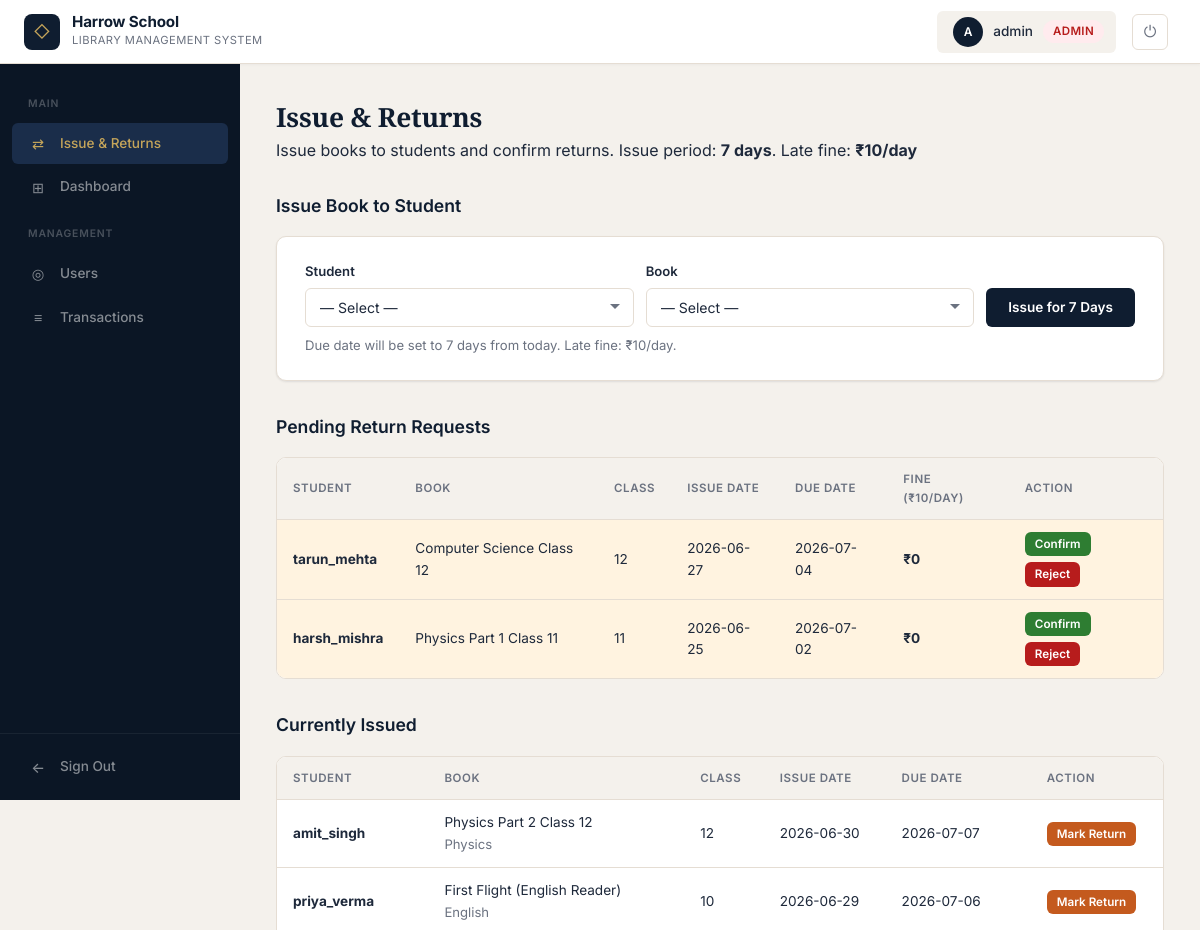
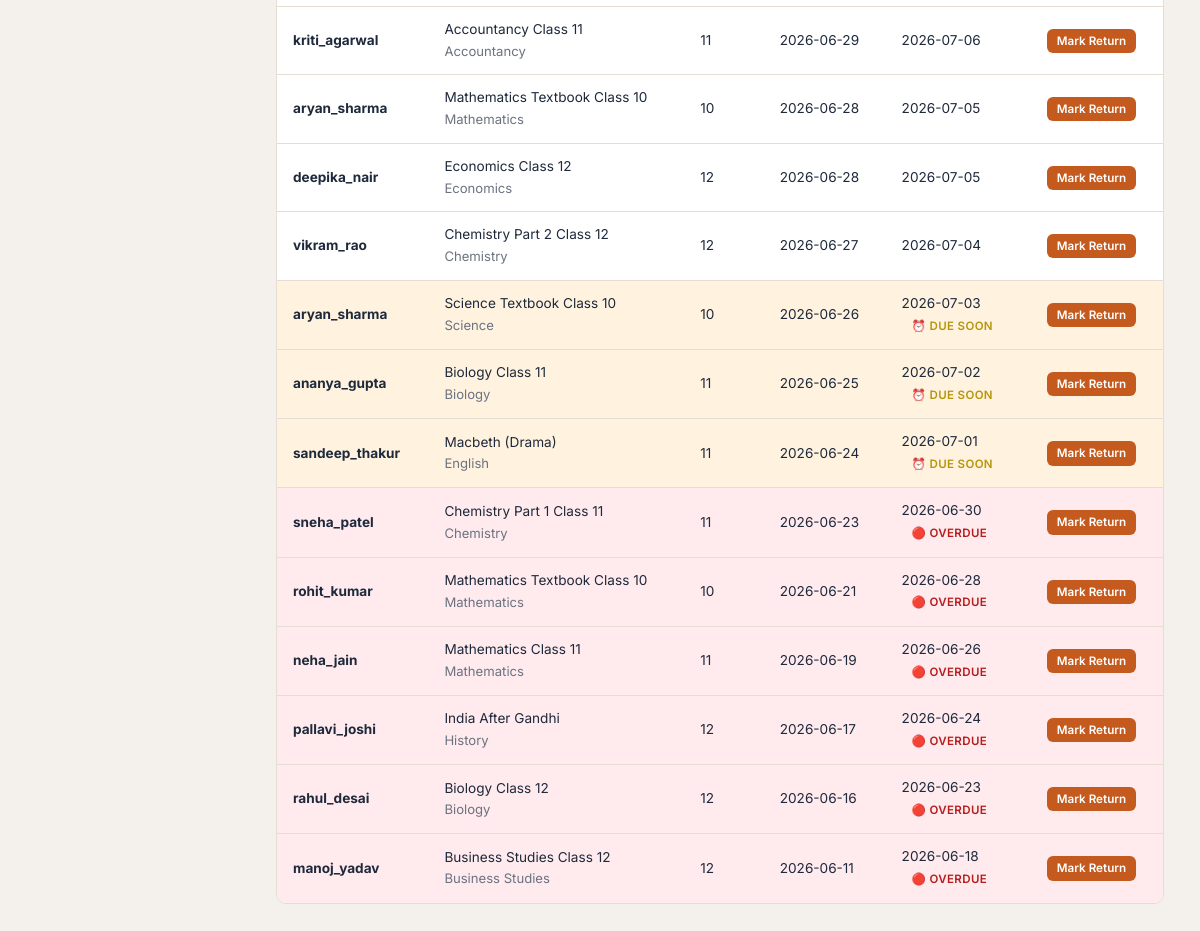
/manage-books (signed in), run on the app's committed database (2 pictures, top to bottom).
### tables this page shows
CREATE TABLE transactions (
        id INTEGER PRIMARY KEY AUTOINCREMENT,
        user_id INTEGER NOT NULL,
        book_id INTEGER NOT NULL,
        issue_date TEXT NOT NULL,
        return_date TEXT,
        due_date TEXT NOT NULL,
        fine INTEGER DEFAULT 0,
        status TEXT NOT NULL DEFAULT 'issued',
        FOREIGN KEY(user_id) REFERENCES users(id),
        FOREIGN KEY(book_id) REFERENCES books(id)
    );

CREATE TABLE users (
        id INTEGER PRIMARY KEY AUTOINCREMENT,
        username TEXT UNIQUE NOT NULL,
        password TEXT NOT NULL,
        role TEXT NOT NULL DEFAULT 'student',
        email TEXT,
        created_at TIMESTAMP DEFAULT CURRENT_TIMESTAMP
    );

CREATE TABLE books (
        id INTEGER PRIMARY KEY AUTOINCREMENT,
        title TEXT NOT NULL,
        author TEXT NOT NULL,
        isbn TEXT,
        subject TEXT DEFAULT 'General',
        class_level TEXT DEFAULT 'General',
        stream TEXT DEFAULT 'General',
        book_type TEXT DEFAULT 'Textbook',
        magazine_name TEXT,
        publisher TEXT,
        total_copies INTEGER DEFAULT 1,
        available_copies INTEGER DEFAULT 1,
        shelf_row TEXT,
        shelf_column TEXT,
        shelf_block TEXT,
        registered_date TEXT DEFAULT (date('now')),
        created_at TIMESTAMP DEFAULT CURRENT_TIMESTAMP
    );

### app.py (the view)
@app.route('/manage-books')
@login_required
@admin_required
def manage_books():
    db = get_db()
    students = db.execute(
        "SELECT id, username, email FROM users WHERE role='student' ORDER BY username"
    ).fetchall()
    available_books = db.execute("""
        SELECT id, title, author, subject, class_level, stream, book_type, available_copies
        FROM books WHERE available_copies > 0 ORDER BY title
    """).fetchall()
    issued_rows = db.execute("""
        SELECT t.id, u.username, b.title, t.issue_date, t.due_date, t.fine, t.status,
               b.subject, b.class_level
        FROM transactions t
        JOIN users u ON t.user_id = u.id
        JOIN books b ON t.book_id = b.id
        WHERE t.status IN ('issued', 'return_requested')
        ORDER BY t.issue_date DESC
    """).fetchall()
    db.close()
    today = datetime.now().date()
    issued_books = []
    for row in issued_rows:
        d = dict(row)
        if d['due_date']:
            due = datetime.strptime(d['due_date'], "%Y-%m-%d").date()
            d['is_overdue'] = today > due
            d['due_soon'] = not d['is_overdue'] and 0 <= (due - today).days <= 2
        else:
            d['is_overdue'] = False
            d['due_soon'] = False
        issued_books.append(d)
    return render_template('manage_books.html',
                         students=students,
                         available_books=available_books,
                         issued_books=issued_books)

### app.py (called while the page is built)
def get_db():
    db = sqlite3.connect("library.db")
    db.row_factory = sqlite3.Row
    db.execute("PRAGMA foreign_keys = ON")
    return db

def login_required(f):
    @wraps(f)
    def decorated_function(*args, **kwargs):
        if 'user_id' not in session:
            return redirect('/')
        return f(*args, **kwargs)
    return decorated_function

def admin_required(f):
    @wraps(f)
    def decorated_function(*args, **kwargs):
        if session.get('role') != 'admin':
            return redirect('/dashboard')
        return f(*args, **kwargs)
    return decorated_function

@app.context_processor
def inject_globals():
    return {
        'now': datetime.now().strftime("%Y-%m-%d"),
        'CLASS_LEVELS': CLASS_LEVELS,
        'STREAMS': STREAMS,
        'BOOK_TYPES': BOOK_TYPES,
        'SUBJECTS': SUBJECTS,
        'MAGAZINE_TYPES': MAGAZINE_TYPES,
        'SUBJECTS_BY_CLASS': SUBJECTS_BY_CLASS
    }

### templates/manage_books.html (shortened to what this page needs)
{% extends "layout.html" %}
{% block content %}
<div class="page-header">
  <div>
    <h1>Issue & Returns</h1>
    <p>Issue books to students and confirm returns. Issue period: <strong>7 days</strong>. Late fine: <strong>₹10/day</strong></p>
  </div>
</div>
<div class="section">
  <div class="section-header"><h2>Issue Book to Student</h2></div>
  <div class="card">
    <div style="display:grid;grid-template-columns:1fr 1fr auto;gap:12px;align-items:end;">
      <div class="form-group" style="margin-bottom:0;">
        <label for="student_select">Student</label>
        <select id="student_select" class="form-control">
          <option value="">— Select —</option>
        </select>
      </div>
      <div class="form-group" style="margin-bottom:0;">
        <label for="book_select">Book</label>
        <select id="book_select" class="form-control">
          <option value="">— Select —</option>
        </select>
      </div>
      <button class="btn btn-primary" onclick="issueBook()" style="white-space:nowrap;">Issue for 7 Days</button>
    </div>
    <p class="text-muted text-sm mt-2">Due date will be set to 7 days from today. Late fine: ₹10/day.</p>
  </div>
</div>
<div class="section">
  <div class="section-header"><h2>Pending Return Requests</h2></div>
  {% set pending = [] %}
  {% for txn in issued_books %}
    {% if txn.status == 'return_requested' %}
      {% set _ = pending.append(txn) %}
    {% endif %}
  {% endfor %}
  {% if pending %}
  <div class="table-wrap">
    <table>
      <thead>
        <tr><th>Student</th><th>Book</th><th>Class</th><th>Issue Date</th><th>Due Date</th><th>Fine (₹10/day)</th><th>Action</th></tr>
      </thead>
      <tbody>
        {% for txn in pending %}
        <tr style="background:var(--color-warning-bg);">
          <td><strong>{{ txn.username }}</strong></td>
          <td>{{ txn.title }}</td>
          <td>{{ txn.class_level or '—' }}</td>
          <td>{{ txn.issue_date }}</td>
          <td>{{ txn.due_date }}</td>
          <td><strong>₹{{ txn.fine }}</strong></td>
          <td class="actions-cell">
            <a href="/confirm-return/{{ txn.id }}" class="btn btn-success btn-xs" onclick="return confirm('Confirm return?')">Confirm</a>
            <a href="/reject-return/{{ txn.id }}" class="btn btn-danger btn-xs" onclick="return confirm('Reject request?')">Reject</a>
          </td>
        </tr>
        {% endfor %}
      </tbody>
    </table>
  </div>
  {% else %}
  <div class="empty-state"><p>No pending returns.</p></div>
  {% endif %}
</div>
<div class="section">
  <div class="section-header"><h2>Currently Issued</h2></div>
  {% set issued = [] %}
  {% for txn in issued_books %}
    {% if txn.status == 'issued' %}
      {% set _ = issued.append(txn) %}
    {% endif %}
  {% endfor %}
  {% if issued %}
  <div class="table-wrap">
    <table>
      <thead>
        <tr><th>Student</th><th>Book</th><th>Class</th><th>Issue Date</th><th>Due Date</th><th>Action</th></tr>
      </thead>
      <tbody>
        {% for txn in issued %}
        <tr style="{% if txn.is_overdue %}background:var(--color-danger-bg);{% elif txn.due_soon %}background:var(--color-warning-bg);{% endif %}">
          <td><strong>{{ txn.username }}</strong></td>
          <td>{{ txn.title }}<br><span class="text-muted text-sm">{{ txn.subject or '' }}</span></td>
          <td>{{ txn.class_level or '—' }}</td>
          <td>{{ txn.issue_date }}</td>
          <td>
            {{ txn.due_date }}
            {% if txn.is_overdue %}<br><span class="badge badge-issued" style="background:var(--color-danger-bg);color:var(--color-danger);">🔴 Overdue</span>{% endif %}
            {% if txn.due_soon %}<br><span class="badge badge-warning" style="background:var(--color-warning-bg);color:#b7950b;">⏰ Due soon</span>{% endif %}
          </td>
          <td>
            <a href="/return/{{ txn.id }}" class="btn btn-warning btn-xs" onclick="return confirm('Mark as return requested?')">Mark Return</a>
          </td>
        </tr>
        {% endfor %}
      </tbody>
    </table>
  </div>
  {% else %}
  <div class="empty-state"><p>No books currently issued.</p></div>
  {% endif %}
</div>
{% endblock %}

### static/style.css (style rules this page uses)
:root { --color-primary: #0F1D30; --color-primary-light: #1A3050; --color-accent: #C5A55A; --color-accent-hover: #B8943E; --color-accent-red: #8B1A2B; --color-bg: #F4F1EC; --color-surface: #FFFFFF; --color-sidebar: #0B1625; --color-sidebar-hover: #13213A; --color-sidebar-active: #1A2D4A; --color-header: #FFFFFF; --color-text: #1E293B; --color-text-secondary: #6B7280; --color-text-light: #9CA3AF; --color-border: #E5DDD3; --color-success: #2E7D32; --color-success-bg: #E8F5E9; --color-warning: #C45A1E; --color-warning-bg: #FFF3E0; --color-danger: #B71C1C; --color-danger-bg: #FFEBEE; --color-info: #1A56A8; --color-info-bg: #E3F0FF; --radius-sm: 6px; --radius-md: 10px; --radius-lg: 16px; --shadow-sm: 0 1px 2px rgba(15,29,48,0.06), 0 1px 3px rgba(15,29,48,0.04); --shadow-md: 0 4px 12px rgba(15,29,48,0.08); --shadow-lg: 0 12px 40px rgba(15,29,48,0.12); --shadow-xl: 0 20px 60px rgba(15,29,48,0.18); --transition: 200ms cubic-bezier(0.4, 0, 0.2, 1); --font-display: 'Playfair Display', Georgia, serif; --font-body: 'Inter', -apple-system, BlinkMacSystemFont, sans-serif; }
*, *::before, *::after { margin: 0; padding: 0; box-sizing: border-box; }
html { scroll-behavior: smooth; }
body { font-family: var(--font-body); background: var(--color-bg); color: var(--color-text); line-height: 1.6; -webkit-font-smoothing: antialiased; }
.page-header { margin-bottom: 28px; }
.page-header h1 { font-family: var(--font-display); font-size: 1.65rem; color: var(--color-primary); font-weight: 700; letter-spacing: -0.01em; }
.card { background: var(--color-surface); border-radius: var(--radius-md); padding: 24px 28px; box-shadow: var(--shadow-sm); border: 1px solid var(--color-border); transition: box-shadow var(--transition); }
.form-group { margin-bottom: 18px; }
.form-group label { display: block; font-size: 0.82rem; font-weight: 600; color: var(--color-text); margin-bottom: 6px; }
.form-control { width: 100%; padding: 10px 14px; border: 1.5px solid var(--color-border); border-radius: var(--radius-sm); font-family: var(--font-body); font-size: 0.88rem; color: var(--color-text); background: var(--color-surface); transition: all var(--transition); outline: none; }
.form-control::placeholder { color: var(--color-text-light); }
select.form-control { cursor: pointer; appearance: none; background-repeat: no-repeat; background-position: right 12px center; padding-right: 32px; }
.btn { display: inline-flex; align-items: center; justify-content: center; gap: 8px; padding: 10px 22px; border: none; border-radius: var(--radius-sm); font-family: var(--font-body); font-size: 0.85rem; font-weight: 600; cursor: pointer; text-decoration: none; transition: all var(--transition); white-space: nowrap; line-height: 1.4; }
.btn-primary { background: var(--color-primary); color: white; }
.btn-success { background: var(--color-success); color: white; }
.btn-danger { background: var(--color-danger); color: white; }
.btn-warning { background: var(--color-warning); color: white; }
.btn-xs { padding: 4px 10px; font-size: 0.73rem; }
.table-wrap { overflow-x: auto; border-radius: var(--radius-md); border: 1px solid var(--color-border); }
table { width: 100%; border-collapse: collapse; background: var(--color-surface); font-size: 0.85rem; }
table thead { background: var(--color-bg); }
table th { padding: 12px 16px; text-align: left; font-weight: 600; font-size: 0.72rem; text-transform: uppercase; letter-spacing: 0.05em; color: var(--color-text-secondary); border-bottom: 1px solid var(--color-border); }
table td { padding: 12px 16px; border-bottom: 1px solid var(--color-border); vertical-align: middle; }
table tbody tr { transition: background var(--transition); }
table tbody tr:last-child td { border-bottom: none; }
.badge { display: inline-flex; align-items: center; gap: 4px; padding: 2px 10px; border-radius: 20px; font-size: 0.72rem; font-weight: 600; text-transform: uppercase; letter-spacing: 0.03em; white-space: nowrap; }
.badge-issued { background: var(--color-warning-bg); color: #BF360C; }
.section { margin-bottom: 32px; }
.section-header { margin-bottom: 16px; }
.section-header h2 { font-size: 1.1rem; font-weight: 600; color: var(--color-primary); }
.actions-cell { display: flex; gap: 6px; flex-wrap: wrap; }
.text-muted { color: var(--color-text-secondary); }
.text-sm { font-size: 0.82rem; }
.mt-2 { margin-top: 8px; }

### data on the page
transactions: username "tarun_mehta", title "Computer Science Class 12", class_level "12", issue_date "2026-06-27", due_date "2026-07-04", fine "0"
transactions: username "harsh_mishra", title "Physics Part 1 Class 11", class_level "11", issue_date "2026-06-25", due_date "2026-07-02", fine "0"
transactions: username "amit_singh", title "Physics Part 2 Class 12", subject "Physics", class_level "12", issue_date "2026-06-30", due_date "2026-07-07"
transactions: username "priya_verma", title "First Flight (English Reader)", subject "English", class_level "10", issue_date "2026-06-29", due_date "2026-07-06"
transactions: username "kriti_agarwal", title "Accountancy Class 11", subject "Accountancy", class_level "11", issue_date "2026-06-29", due_date "2026-07-06"
transactions: username "aryan_sharma", title "Mathematics Textbook Class 10", subject "Mathematics", class_level "10", issue_date "2026-06-28", due_date "2026-07-05"
transactions: username "deepika_nair", title "Economics Class 12", subject "Economics", class_level "12", issue_date "2026-06-28", due_date "2026-07-05"
transactions: username "vikram_rao", title "Chemistry Part 2 Class 12", subject "Chemistry", class_level "12", issue_date "2026-06-27", due_date "2026-07-04"
transactions: username "aryan_sharma", title "Science Textbook Class 10", subject "Science", class_level "10", issue_date "2026-06-26", due_date "2026-07-03", shows "⏰ DUE SOON"
transactions: username "ananya_gupta", title "Biology Class 11", subject "Biology", class_level "11", issue_date "2026-06-25", due_date "2026-07-02", shows "⏰ DUE SOON"
transactions: username "sandeep_thakur", title "Macbeth (Drama)", subject "English", class_level "11", issue_date "2026-06-24", due_date "2026-07-01", shows "⏰ DUE SOON"
transactions: username "sneha_patel", title "Chemistry Part 1 Class 11", subject "Chemistry", class_level "11", issue_date "2026-06-23", due_date "2026-06-30", shows "🔴 OVERDUE"
transactions: username "rohit_kumar", title "Mathematics Textbook Class 10", subject "Mathematics", class_level "10", issue_date "2026-06-21", due_date "2026-06-28", shows "🔴 OVERDUE"
transactions: username "neha_jain", title "Mathematics Class 11", subject "Mathematics", class_level "11", issue_date "2026-06-19", due_date "2026-06-26", shows "🔴 OVERDUE"
transactions: username "pallavi_joshi", title "India After Gandhi", subject "History", class_level "12", issue_date "2026-06-17", due_date "2026-06-24", shows "🔴 OVERDUE"
transactions: username "rahul_desai", title "Biology Class 12", subject "Biology", class_level "12", issue_date "2026-06-16", due_date "2026-06-23", shows "🔴 OVERDUE"
transactions: username "manoj_yadav", title "Business Studies Class 12", subject "Business Studies", class_level "12", issue_date "2026-06-11", due_date "2026-06-18", shows "🔴 OVERDUE"

### other printed values
{{ session.get('username')[:1].upper() }} "A"
{{ session.get('username') }} "admin"
